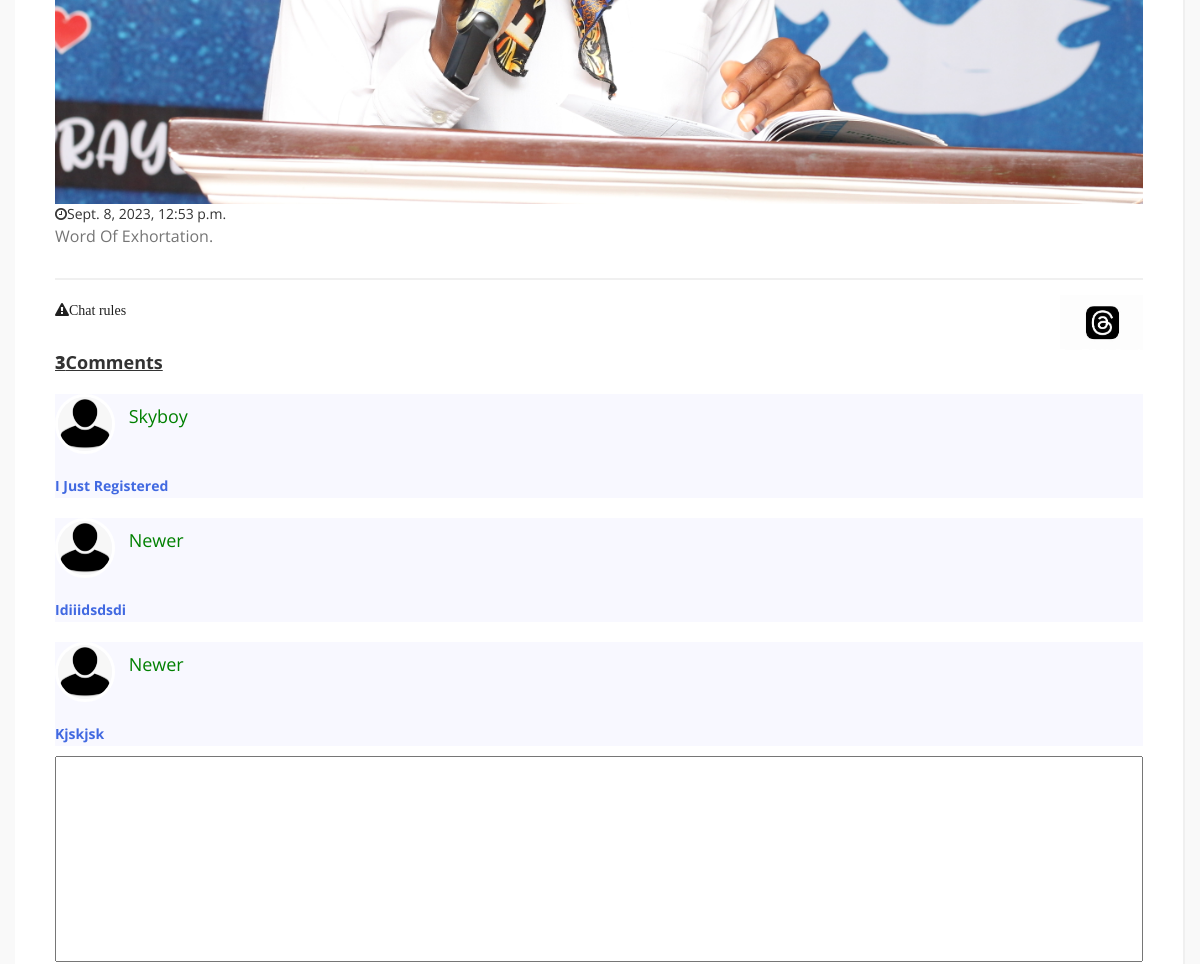
The page /detail/testing (signed in, middle part) on the database as committed earlier.
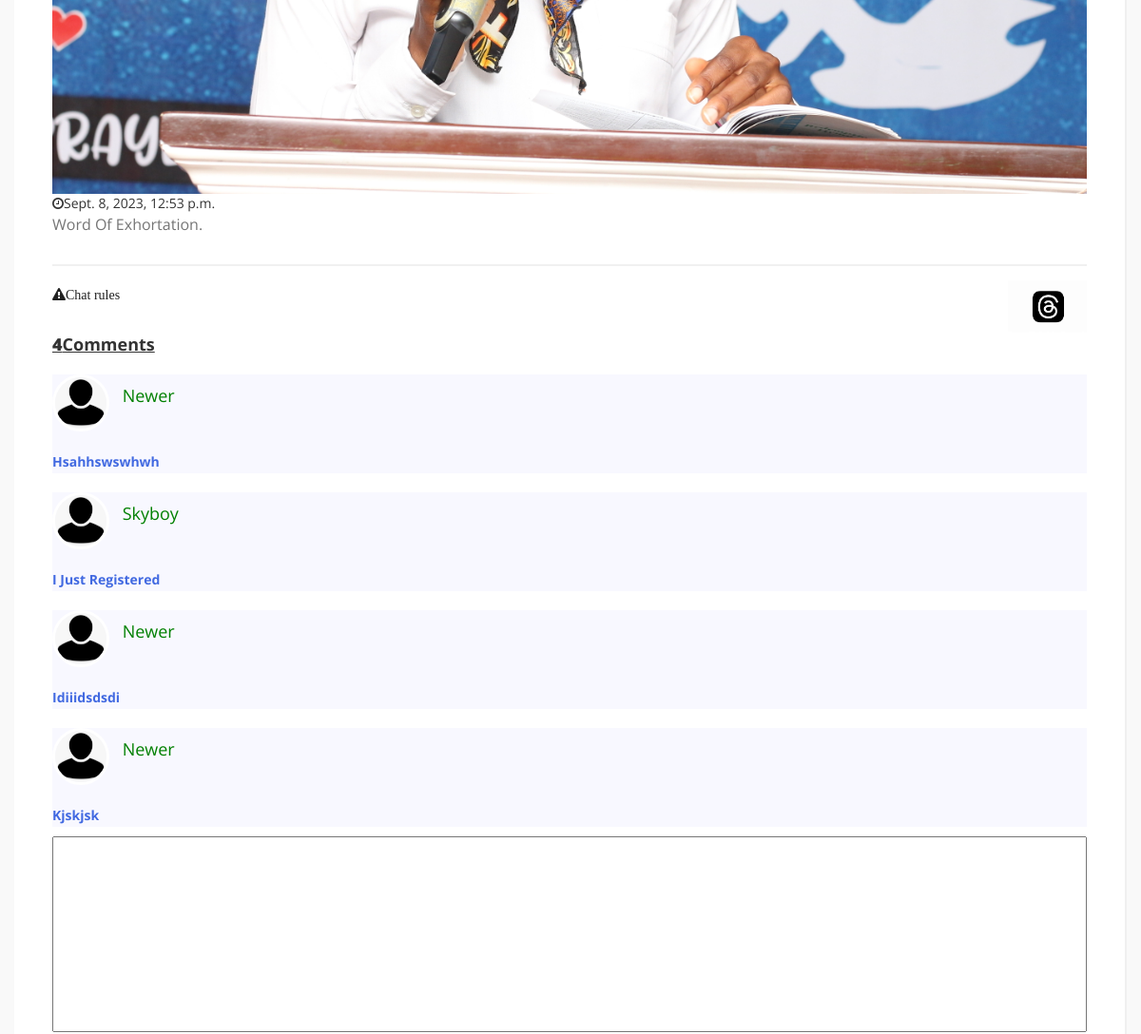
The same page on the database as committed later.
### fvp/models.py (models this page shows, shortened)
class Activity(models.Model):
    title = models.CharField(max_length=50, blank=True,null=True)
    slug = models.SlugField(unique=True)
    active = models.ImageField( upload_to='activities', )
    file = models.FileField(upload_to='file',blank=True,null=True)
    content = models.TextField(blank=True,null=True)
    updated = models.DateTimeField(auto_now_add=True)
    liked = models.ManyToManyField(User, default=None,blank =True,related_name='liked')
    class Meta:
        db_table = 'activity'
        managed = True
        verbose_name = 'Activity'
        verbose_name_plural = 'Activities'

class Comment(models.Model):
    commenter = models.ForeignKey(User,on_delete = models.CASCADE, related_name = 'comments')
    post = models.ForeignKey(Activity, on_delete = models.CASCADE,related_name = 'comments')
    body = models.TextField()
    status = models.BooleanField(default=True)

### fvp/views.py (the view)
# urls.py: path('detail/<slug:theslug>',views.detail,name='detail'),
def detail(request,theslug):
    giver = Give.objects.get(pk=1)
    activities = Activity.objects.all()
    postdet = Activity.objects.get(slug = theslug)
    comments = Comment.objects.order_by('-id').filter(post=postdet)
    com_count = comments.count()
    form = CommentForm()
    if request.method == 'POST':
        form = CommentForm(request.POST,request.FILES)
    if form.is_valid():
        thecom = form.save(commit=False)
        thecom.post = postdet
        thecom.commenter = request.user
        thecom.save()
        return redirect('detail',theslug = postdet.slug)
    context = {
    'giver':giver,
    'activities':activities,
    'postdet':postdet,
    'comments':comments,
    'form':form,
    'com_count':com_count,
    }
    return render(request,'details.html',context)

### fvp/forms.py
class CommentForm(forms.ModelForm):
    class Meta:
        model = Comment
        fields = '__all__'
        exclude = ['commenter','post','status']

### fvp/context_processor.py (called while the page is built)
def flourish(request):
    fvp = CompanyProfile.objects.get(pk=1)
    context = {
     'fvp': fvp,
    }
    return context

def notification(request):
    today = date.today()
    celebrants = Member.objects.filter(dob__day = today.day,dob__month =today.month)
    counter = celebrants.count()
    adinfo = AdminInfo.objects.all()
    timer = adinfo.count()
    bar = counter+timer
    context = {
     'celebrants':celebrants,
     'counter':counter,
     'bar':bar,
     'adinfo':adinfo,
     'timer':timer,
    }
    return context

### fvp/templates/details.html (shortened to what this page needs)
{% extends 'base.html' %}
{% load static %}
{% block content %}
<section id="pricing" data-stellar-background-ratio="0.5">
     <div class="container">
          <div class="row">
               <div class="col">
                    <div class="pricing-thumb">
                        <div class="pricing-info">
                         <img src="{{postdet.active.url}}" class="img-responsive" alt="">
                         <i class="fa fa-clock-o" aria-hidden="true"></i>{{postdet.updated}}
                         <p>
                              {{postdet.content|title}}.
                         </p>
                        </div>
                        <div class="pricing-bottom">
                            <a href="#testimonial" class="fa fa-warning" aria-hidden="true">Chat rules</a>
                            <a href="https://www.threads.net/@rccgfvp" class="pricing-btn"><img src="{% static '' %}images/thred_net.jpg" alt="threading image"style="height: 55px;"></a>
                        </div>
                        {% if request.user.is_authenticated %}
                        <form action="" method="POST">
                        <div class="form-group">
                          <p>
                            <h4 style="font-weight: bolder;text-decoration:underline;"><strong style="font-weight: 900;">{{com_count}}</strong>Comments</h4>
                            {% if comments %}
                              {% for item in comments %}
                                <div class="commentbox" style="background-color:ghostwhite;">
                                  <article>
                                    <div class="testimonial-item">
                                        <img src="{% static '' %}images/avatar.png" class="img-responsive" alt="profile picture">
                                        <h4 style="color: green;font-weight: 400;">{{item.commenter|title}}</h4>
                                   </div>
                                    <p>
                                      <strong style="color: royalblue;">
                                        {{item.body|title}}
                                      </strong>
                                    </p>
                                  </article>
                                </div>
                              {% endfor %}
                            {% endif %}
                          </p>
                          <textarea style="width: 100%;resize: none;" name="body" id="" cols="30" rows="10"></textarea>
                        </div>
                        </form>
                     {% endif %}
                    </div>
               </div>
     </div>
</section>
{% endblock content %}

### fvp/templates/base.html (shortened to what this page needs)
<!DOCTYPE html>
{% load static %}
<html lang="en">
<head>
	<link rel="stylesheet" href="{% static '' %}css/animate.min.css">
	<link rel="stylesheet" href="{% static '' %}css/nivo-lightbox.css">
	<link rel="stylesheet" href="{% static '' %}css/nivo_themes/default/default.css">
	<link rel="stylesheet" href="{% static '' %}css/style.css">
     <link rel="stylesheet" href="{% static '' %}css/bootstrap.min.css">
     <link rel="stylesheet" href="{% static '' %}css/owl.carousel.css">
     <link rel="stylesheet" href="{% static '' %}css/owl.theme.default.min.css">
     <link rel="stylesheet" href="{% static '' %}css/font-awesome.min.css">
     <link rel="stylesheet" href="{% static '' %}css/tooplate-style.css">
</head>
<body>
{% block content %}
{% endblock content %}
</body>
</html>

### fvp/static/css/tooplate-style.css (style rules this page uses)
body { font-family: 'Open Sans', sans-serif; overflow-x: hidden; background: #f9f9f9; }
h1,h2,h3,h4,h5,h6 { font-weight: 300; line-height: normal; }
p { color: #757575; font-size: 14px; font-weight: normal; line-height: 24px; }
html { -webkit-font-smoothing: antialiased; }
a { color: #202020; text-decoration: none !important; }
a, input, button, .form-control { -webkit-transition: 0.5s; transition: 0.5s; }
section { position: relative; padding: 100px 0; }
.testimonial-item { margin: 20px 0; }
.owl-carousel .owl-item img, .testimonial-item img, .testimonial-item h4 { color: #d9d9d9; display: inline-block; vertical-align: top; }
.owl-carousel .owl-item img, .testimonial-item img { border: 3px solid #ffffff; border-radius: 100px; width: 60px; height: 60px; margin-right: 10px; }
.pricing-thumb { background: #ffffff; border-right: 2px solid #f0f0f0; padding: 20px 40px; }
.pricing-info { border-top: 2px solid #f0f0f0; border-bottom: 2px solid #f0f0f0; }
.pricing-info, .pricing-bottom { padding: 20px 0; }
.pricing-info p { font-size: 16px; }
.pricing-bottom { position: relative; }
.pricing-btn { position: absolute; top: 15px; right: 0; display: inline-block; }

Rows that differ between the two databases and show on the page:
added Comment: commenter "Newer", body "Hsahhswswhwh"
Other text that changed with them:
{{ com_count }}: "3" → "4"
